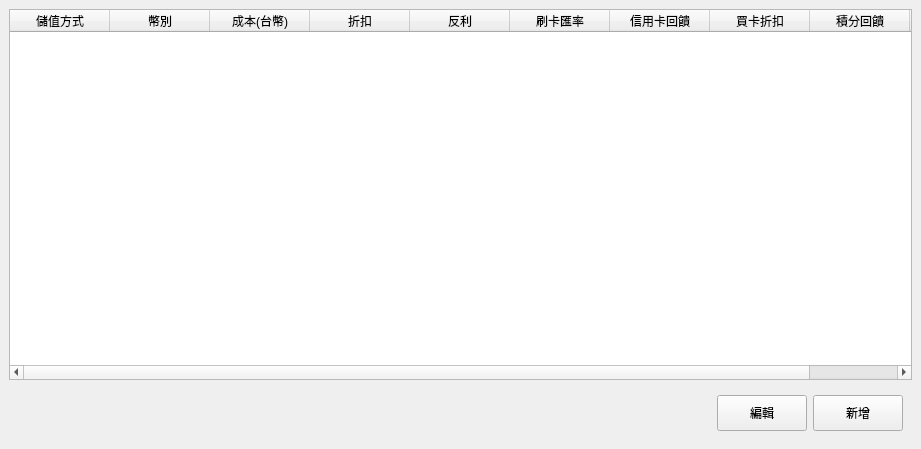
<?xml version="1.0" encoding="UTF-8"?>
<ui version="4.0">
 <class>LayerAddValueType</class>
 <widget class="QWidget" name="LayerAddValueType">
  <property name="geometry">
   <rect>
    <x>0</x>
    <y>0</y>
    <width>921</width>
    <height>449</height>
   </rect>
  </property>
  <property name="windowTitle">
   <string>Form</string>
  </property>
  <layout class="QGridLayout" name="gridLayout">
   <property name="leftMargin">
    <number>0</number>
   </property>
   <property name="topMargin">
    <number>0</number>
   </property>
   <property name="rightMargin">
    <number>0</number>
   </property>
   <property name="bottomMargin">
    <number>0</number>
   </property>
   <item row="0" column="0">
    <widget class="QWidget" name="wBg" native="true">
     <layout class="QGridLayout" name="gridLayout_2">
      <item row="0" column="0">
       <widget class="QTableWidget" name="tb">
        <property name="styleSheet">
         <string notr="true"/>
        </property>
        <property name="editTriggers">
         <set>QAbstractItemView::NoEditTriggers</set>
        </property>
        <property name="selectionBehavior">
         <enum>QAbstractItemView::SelectRows</enum>
        </property>
        <attribute name="horizontalHeaderDefaultSectionSize">
         <number>100</number>
        </attribute>
        <attribute name="verticalHeaderVisible">
         <bool>false</bool>
        </attribute>
        <column>
         <property name="text">
          <string>儲值方式</string>
         </property>
        </column>
        <column>
         <property name="text">
          <string>幣別</string>
         </property>
        </column>
        <column>
         <property name="text">
          <string>成本(台幣)</string>
         </property>
        </column>
        <column>
         <property name="text">
          <string>折扣</string>
         </property>
        </column>
        <column>
         <property name="text">
          <string>反利</string>
         </property>
        </column>
        <column>
         <property name="text">
          <string>刷卡匯率</string>
         </property>
        </column>
        <column>
         <property name="text">
          <string>信用卡回饋</string>
         </property>
        </column>
        <column>
         <property name="text">
          <string>買卡折扣</string>
         </property>
        </column>
        <column>
         <property name="text">
          <string>積分回饋</string>
         </property>
        </column>
        <column>
         <property name="text">
          <string>手續費</string>
         </property>
        </column>
       </widget>
      </item>
      <item row="1" column="0">
       <widget class="QWidget" name="widget" native="true">
        <property name="minimumSize">
         <size>
          <width>0</width>
          <height>40</height>
         </size>
        </property>
        <layout class="QHBoxLayout" name="horizontalLayout">
         <item>
          <spacer name="horizontalSpacer_2">
           <property name="orientation">
            <enum>Qt::Horizontal</enum>
           </property>
           <property name="sizeHint" stdset="0">
            <size>
             <width>40</width>
             <height>20</height>
            </size>
           </property>
          </spacer>
         </item>
         <item>
          <spacer name="horizontalSpacer">
           <property name="orientation">
            <enum>Qt::Horizontal</enum>
           </property>
           <property name="sizeHint" stdset="0">
            <size>
             <width>40</width>
             <height>20</height>
            </size>
           </property>
          </spacer>
         </item>
         <item>
          <widget class="QPushButton" name="btnEdit">
           <property name="minimumSize">
            <size>
             <width>90</width>
             <height>36</height>
            </size>
           </property>
           <property name="text">
            <string>編輯</string>
           </property>
          </widget>
         </item>
         <item>
          <widget class="QPushButton" name="btnAdd">
           <property name="minimumSize">
            <size>
             <width>90</width>
             <height>36</height>
            </size>
           </property>
           <property name="text">
            <string>新增</string>
           </property>
          </widget>
         </item>
        </layout>
       </widget>
      </item>
     </layout>
    </widget>
   </item>
  </layout>
 </widget>
 <resources/>
 <connections/>
</ui>
